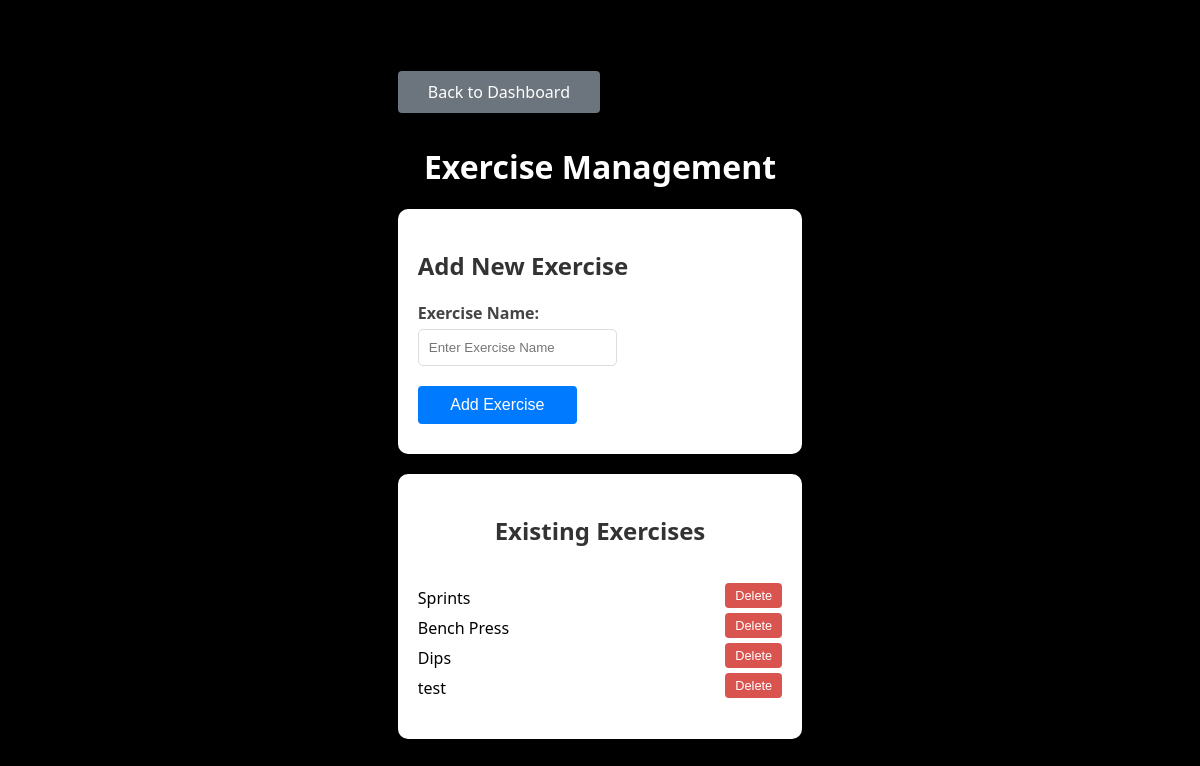
The page /exercises (signed in) on the database its author committed.
### app.py (models this page shows)
class Exercises(db.Model):
    exercise_id = db.Column(db.Integer, primary_key=True)
    exercise_name = db.Column(db.String(255), nullable=False)
    user_id = db.Column(db.Integer, db.ForeignKey('users.user_id'))  # Link to a user

### app.py (the view)
@app.route('/exercises', methods=['GET', 'POST'])
def exercises():
    if 'user_id' not in session:
        return redirect(url_for('login'))
    if request.method == 'POST':
        exercise_name = request.form.get('exercise_name')
        new_exercise = Exercises(exercise_name=exercise_name, user_id=session['user_id'])
        db.session.add(new_exercise)
        db.session.commit()
    user_exercises = Exercises.query.filter_by(user_id=session['user_id']).all()
    return render_template('exercises.html', exercises=user_exercises)

### templates/exercises.html (shortened to what this page needs)
<!DOCTYPE html>
<html lang="en">
<head>
    <link rel="stylesheet" href="{{ url_for('static', filename='styles.css') }}">
</head>
<body>
    <div class="container">
        <a href="{{ url_for('dashboard') }}" class="btn btn-secondary">Back to Dashboard</a>
        <h1>Exercise Management</h1>
        <div class="form-container">
            <h2>Add New Exercise</h2>
            <form method="POST" action="/exercises">
                <div class="form-group">
                    <label for="exercise_name">Exercise Name:</label>
                    <input type="text" id="exercise_name" name="exercise_name" placeholder="Enter Exercise Name" required>
                </div>
                <button type="submit" class="btn">Add Exercise</button>
            </form>
        </div>
        <div class="list-container">
            <h2>Existing Exercises</h2>
            <div style="max-height: 300px; overflow-y: auto;">
                <ul>
                    {% for exercise in exercises %}
                    <li>
                        <div style="display: flex; justify-content: space-between; align-items: center;">
                            <span style="flex-grow: 1;">
                                {{ exercise.exercise_name }}
                            </span>
                            <form action="{{ url_for('delete_exercise', exercise_id=exercise.exercise_id) }}" method="post" style="margin-left: 10px;">
                                <button type="submit" class="btn-delete" onclick="event.stopPropagation();">Delete</button>
                            </form>
                        </div>
                    </li>
                    {% endfor %}
                </ul>
            </div>
        </div>
    </div>
</body>
</html>

### static/styles.css (style rules this page uses)
body, html { font-family: 'Segoe UI', Tahoma, Geneva, Verdana, sans-serif; background-color: black; margin: 0; padding: 0; display: flex; flex-direction: column; align-items: center; justify-content: center; min-height: 100vh; }
.container { width: 90%; max-width: 800px; margin-top: 20px; }
h2 { text-align: center; color: #333; }
h1 { text-align: center; color: white; }
.form-container { background-color: white; padding: 20px; border-radius: 10px; box-shadow: 0 6px 12px rgba(0, 0, 0, 0.1); margin: 20px 0; display: flex; flex-wrap: wrap; justify-content: space-between; }
.list-container { background-color: white; padding: 20px; border-radius: 10px; box-shadow: 0 6px 12px rgba(0, 0, 0, 0.1); margin: 20px 0; }
.form-group { flex-basis: 48%; flex-direction: column; }
label { display: block; margin-bottom: 5px; font-weight: bold; color: #444; }
input, select { width: 100%; box-sizing: border-box; outline: none; }
input[type="text"], input[type="number"], input[type="date"], input[type="email"], input[type="password"], select { width: 100%; padding: 10px; margin-bottom: 10px; border-radius: 5px; border: 1px solid #ddd; box-sizing: border-box; }
.btn, .nav-button, .btn-secondary, .signup-btn, .back-btn, .btn-danger { width: 80%; padding: 10px 15px; background-color: #5cb85c; color: white; border: none; border-radius: 4px; cursor: pointer; text-align: center; font-size: 16px; text-decoration: none; display: inline-block; margin-top: 10px; margin-bottom: 10px; box-sizing: border-box; transition: background-color 0.3s ease; }
.btn, .nav-button { background-color: #007bff; color: white; }
.btn-secondary { background-color: #6c757d; color: white; width: 50%; }
.btn-ed, .btn-delete { padding: 5px 10px; border: none; border-radius: 4px; color: white; font-size: 0.8em; cursor: pointer; transition: background-color 0.3s ease; margin-bottom: 5px; text-decoration: none; align-items: center; }
.btn-delete { background-color: #d9534f; }
ul { list-style: none; padding: 0; }

### rows shown on the page
Exercises: exercise_name "Sprints"
Exercises: exercise_name "Bench Press"
Exercises: exercise_name "Dips"
Exercises: exercise_name "test"
